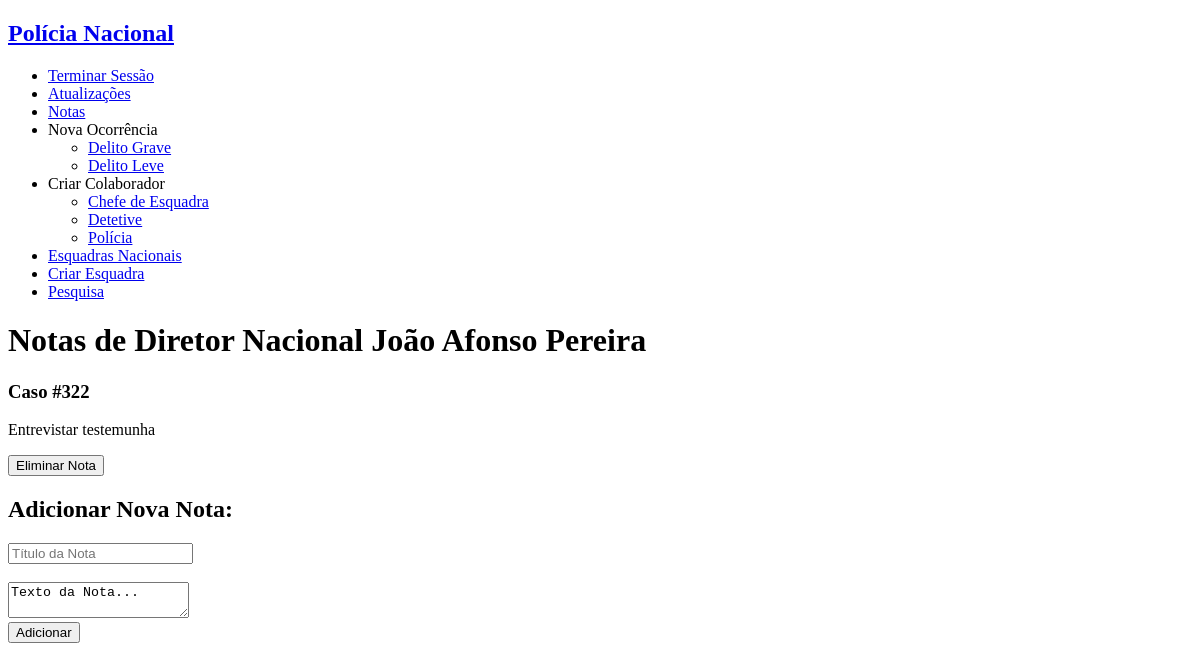
The app's page /notes.php (signed in), older data.
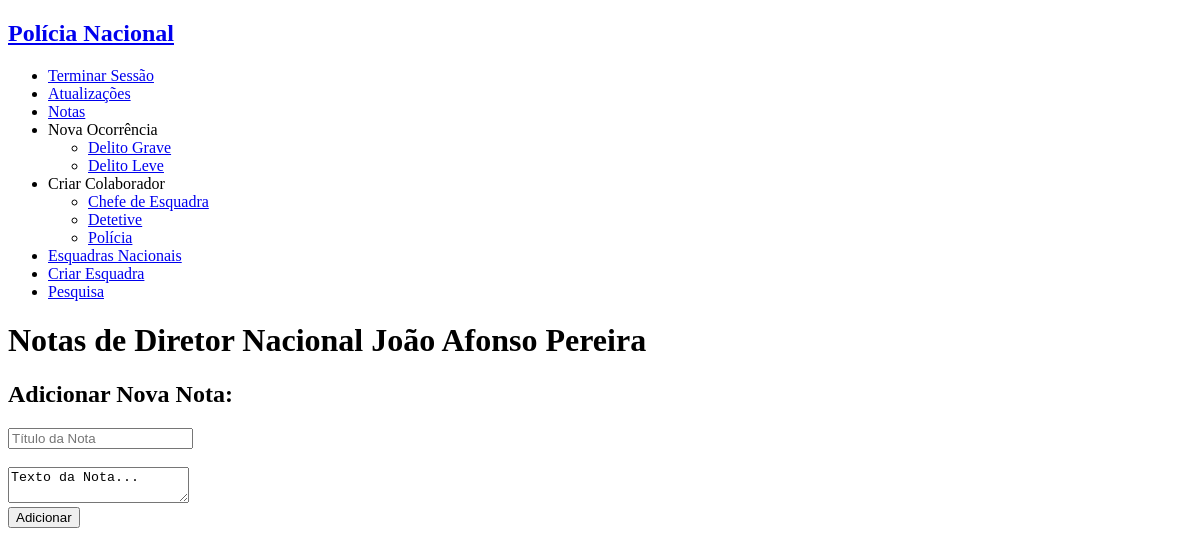
The same page, newer data.
### tables this page shows
CREATE TABLE personnel (
    username VARCHAR PRIMARY KEY,
    password VARCHAR NOT NULL,
    email VARCHAR(320) NOT NULL, -- 64 characters for local part + @ + 255 for domain name
    fullname VARCHAR(128) NOT NULL,
    gender VARCHAR NOT NULL,
    birthdate date NOT NULL,
    naturality VARCHAR NOT NULL,
    start_service date NOT NULL,
    school VARCHAR REFERENCES schools NOT NULL,
    position VARCHAR REFERENCES positions NOT NULL,
    station INTEGER REFERENCES stations
);

CREATE TABLE notes (
    id INTEGER PRIMARY KEY,
    personnel_username VARCHAR REFERENCES personnel NOT NULL,
    title VARCHAR NOT NULL,
    text VARCHAR  
);

### database/connection.php (called while the page is built, shortened)
<?php $db = new PDO('sqlite:database/database.db');
function getUserByUsername($username) {
  global $db;
  $query = $db->prepare('SELECT * FROM personnel WHERE username = ?');
  $query->execute(array($username));
  return $query->fetch();
}
function GetNotesByUsername($username){
  global $db;
  $query = $db->prepare('SELECT * FROM notes WHERE personnel_username = ? ');
  $query->execute(array($username));
  return $query->fetchAll();
}

### notes.php (the view, shortened to what this page needs)
<?php
include_once('database/connection.php');
$username = $_SESSION['username'];
$notes = getNotesByUsername($username);
?>
<!DOCTYPE html>
<html>
<?php include_once('common/header_aside.php'); ?>
<body>
    <div id="Notes">
    <h1> Notas de <?php echo $user['position'] . ' '. $user['fullname'] ?> </h1>
    <section class="view_notes">
            <?php foreach ($notes as $note) { ?>
                <h3 class="title"> <?=$note['title']?> </h3>
                <p class="text"> <?=$note['text']?> </p>
                <button type="button" class="delete" onclick="location.href='delete_note.php?id_note=<?=$note['id']?>';">Eliminar Nota</button>
            <?php } ?>
        </section>
        <section class = "add_notes">
            <h2> Adicionar Nova Nota: </h2>
                <form action="action_notes.php" method="post">
                    <div><input type="text" placeholder="Título da Nota" name="title"></div> <br>
                    <div><textarea name="note" >Texto da Nota... </textarea></div>
                    <div><input type="submit" value="Adicionar"></div>
                </form>
        </section>
    </div>
</body>
</html>

### common/header_aside.php (shortened to what this page needs)
<?php
$username = $_SESSION['username'];
$user = getUserByUsername($username);
?>
<!DOCTYPE html>
<html lang="en-US">
    <header>
        <a href="main.php"><h2>Polícia Nacional</h2></a>
    </header>
    <aside id="right_bar">
            <ul>
                <li><a href="log_out.php">Terminar Sessão</a></li>
                <li><a href="updates.php">Atualizações</a></li>
                <li><a href="notes.php">Notas</a></li>
                <li><a> Nova Ocorrência</a></li>
                    <ul>
                        <?php if ($user['position']!="Polícia"){?>
                            <li><a href="new_occurrence.php?relevance=2"> Delito Grave </a></li>
                        <?php } ?>
                            <li><a href="new_occurrence.php?relevance=1"> Delito Leve </a></li>
                    </ul>
                <?php if ($user['position']=="Diretor Nacional" || $user['position']=="Chefe de Esquadra" ){?>
                    <li><a> Criar Colaborador </a></li>
                        <ul>
                            <?php if ($user['position']=="Diretor Nacional"){?>
                                <li><a href="create_personnel.php?position=Chefe de Esquadra"> Chefe de Esquadra </a></li>
                            <?php } ?>
                                <li><a href="create_personnel.php?position=Detetive"> Detetive </a></li>
                                <li><a href="create_personnel.php?position=Polícia"> Polícia </a></li>
                        </ul>
                <?php } ?>
                <?php if ($user['position']=="Diretor Nacional"){?>
                    <li><a href="view_station.php"> Esquadras Nacionais </a></li>
                    <li><a href="create_station.php"> Criar Esquadra</a></li>
                <?php } ?>
                <li><a href="search.php">Pesquisa</a></li>
            </ul>
    </aside>
</html>

Row changes from the older to the newer data that the page shows:
removed notes: title "Caso #322", text "Entrevistar testemunha"
